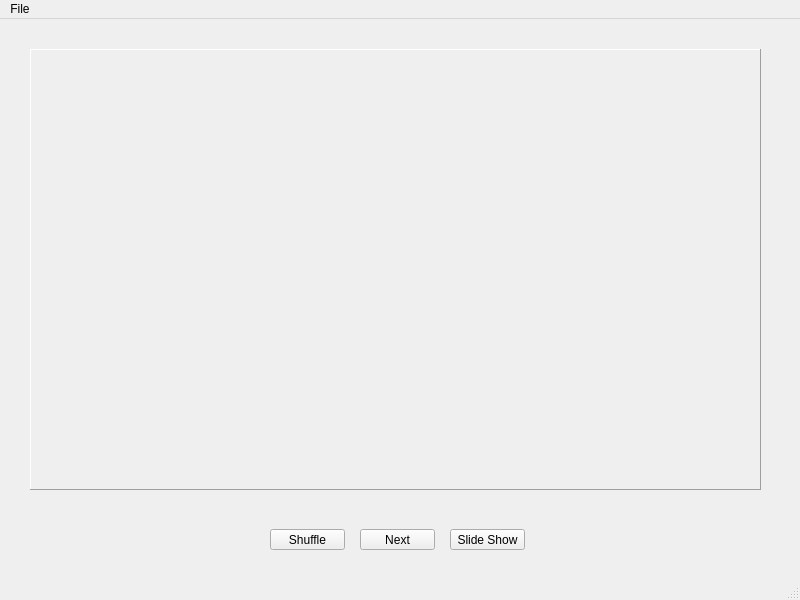
<?xml version="1.0" encoding="UTF-8"?>
<ui version="4.0">
 <class>MainWindow</class>
 <widget class="QMainWindow" name="MainWindow">
  <property name="geometry">
   <rect>
    <x>0</x>
    <y>0</y>
    <width>800</width>
    <height>600</height>
   </rect>
  </property>
  <property name="sizePolicy">
   <sizepolicy hsizetype="Preferred" vsizetype="Preferred">
    <horstretch>0</horstretch>
    <verstretch>0</verstretch>
   </sizepolicy>
  </property>
  <property name="windowTitle">
   <string>MainWindow</string>
  </property>
  <widget class="QWidget" name="centralwidget">
   <widget class="QPushButton" name="nextButton">
    <property name="geometry">
     <rect>
      <x>360</x>
      <y>510</y>
      <width>75</width>
      <height>21</height>
     </rect>
    </property>
    <property name="text">
     <string>Next</string>
    </property>
   </widget>
   <widget class="QFrame" name="frame">
    <property name="geometry">
     <rect>
      <x>30</x>
      <y>30</y>
      <width>731</width>
      <height>441</height>
     </rect>
    </property>
    <property name="frameShape">
     <enum>QFrame::Panel</enum>
    </property>
    <property name="frameShadow">
     <enum>QFrame::Raised</enum>
    </property>
    <widget class="QLabel" name="label">
     <property name="geometry">
      <rect>
       <x>10</x>
       <y>10</y>
       <width>711</width>
       <height>421</height>
      </rect>
     </property>
     <property name="contextMenuPolicy">
      <enum>Qt::CustomContextMenu</enum>
     </property>
     <property name="text">
      <string/>
     </property>
     <property name="alignment">
      <set>Qt::AlignCenter</set>
     </property>
    </widget>
   </widget>
   <widget class="QPushButton" name="slideShowButton">
    <property name="geometry">
     <rect>
      <x>450</x>
      <y>510</y>
      <width>75</width>
      <height>21</height>
     </rect>
    </property>
    <property name="text">
     <string>Slide Show</string>
    </property>
   </widget>
   <widget class="QPushButton" name="shuffleButton">
    <property name="geometry">
     <rect>
      <x>270</x>
      <y>510</y>
      <width>75</width>
      <height>21</height>
     </rect>
    </property>
    <property name="text">
     <string>Shuffle</string>
    </property>
   </widget>
  </widget>
  <widget class="QMenuBar" name="menubar">
   <property name="geometry">
    <rect>
     <x>0</x>
     <y>0</y>
     <width>800</width>
     <height>21</height>
    </rect>
   </property>
   <widget class="QMenu" name="menuFile">
    <property name="title">
     <string>File</string>
    </property>
    <addaction name="actionSelect"/>
    <addaction name="actionExit"/>
    <addaction name="separator"/>
   </widget>
   <addaction name="menuFile"/>
  </widget>
  <widget class="QStatusBar" name="statusbar"/>
  <action name="actionSelect">
   <property name="text">
    <string>Select</string>
   </property>
  </action>
  <action name="actionExit">
   <property name="text">
    <string>Exit</string>
   </property>
  </action>
 </widget>
 <resources/>
 <connections/>
</ui>
